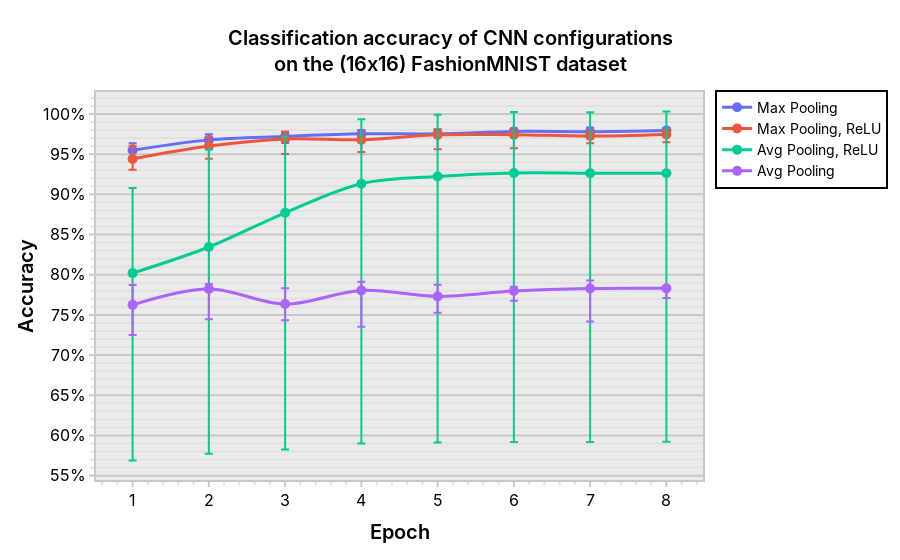

The code cell stored with this chart in its notebook:
### Code cell
from qcc.graph import plot

dfs[:] = [dfs[i] for i in [1, 3, 0, 2]]
fig = plot(*dfs, title=title, ylabel="Accuracy", xlabel="Epoch",
           yaxis_tickformat= ',.0%', xaxis_dtick=1)
# layout_yaxis_range=[<from_value>, <to_value>]

fig.show()

### Figure 1 — Plotly figure (JSON) as saved in the notebook; plotly's stock layout.template omitted (floating-point values rounded to 4 significant figures)
{"data": [{"error_y": {"array": [0.008813, 0.006914, 0.00463, 0.004761, 0.005525, 0.00407, 0.005004, 0.003399], "arrayminus": [0.009013, 0.01091, 0.00823, 0.004561, 0.002825, 0.00517, 0.001304, 0.002099], "symmetric": false, "type": "data"}, "name": "Max Pooling", "type": "scatter", "x": [1, 2, 3, 4, 5, 6, 7, 8], "y": [0.9548, 0.9678, 0.972, 0.9753, 0.9753, 0.9783, 0.978, 0.9795]}, {"error_y": {"array": [0.01636, 0.01151, 0.009235, 0.00965, 0.007019, 0.005529, 0.006475, 0.006201], "arrayminus": [0.01346, 0.01571, 0.01873, 0.01525, 0.01792, 0.01693, 0.008875, 0.009801], "symmetric": false, "type": "data"}, "name": "Max Pooling, ReLU", "type": "scatter", "x": [1, 2, 3, 4, 5, 6, 7, 8], "y": [0.944, 0.96, 0.969, 0.968, 0.974, 0.9743, 0.9725, 0.9745]}, {"error_y": {"array": [0.1058, 0.1214, 0.0949, 0.08005, 0.07686, 0.07579, 0.07601, 0.07693], "arrayminus": [0.2333, 0.2573, 0.2946, 0.3233, 0.331, 0.3347, 0.3344, 0.3341], "symmetric": false, "type": "data"}, "name": "Avg Pooling, ReLU", "type": "scatter", "x": [1, 2, 3, 4, 5, 6, 7, 8], "y": [0.802, 0.8345, 0.877, 0.9133, 0.9223, 0.9265, 0.9263, 0.9263]}, {"error_y": {"array": [0.02478, 0.006285, 0.01958, 0.01063, 0.0145, 0.005158, 0.009956, 0.002036], "arrayminus": [0.03758, 0.03759, 0.02028, 0.04533, 0.0204, 0.01216, 0.04086, 0.01204], "symmetric": false, "type": "data"}, "name": "Avg Pooling", "type": "scatter", "x": [1, 2, 3, 4, 5, 6, 7, 8], "y": [0.7625, 0.7823, 0.7635, 0.7805, 0.773, 0.7798, 0.7828, 0.783]}], "layout": {"margin": {"b": 80, "l": 96, "t": 92}, "title": {"text": "Classification accuracy of CNN configurations<br>on the (16x16) FashionMNIST dataset", "y": 0.92}, "xaxis": {"dtick": 1, "title": {"text": "Epoch"}}, "yaxis": {"tickformat": ",.0%", "title": {"text": "Accuracy"}}}}
